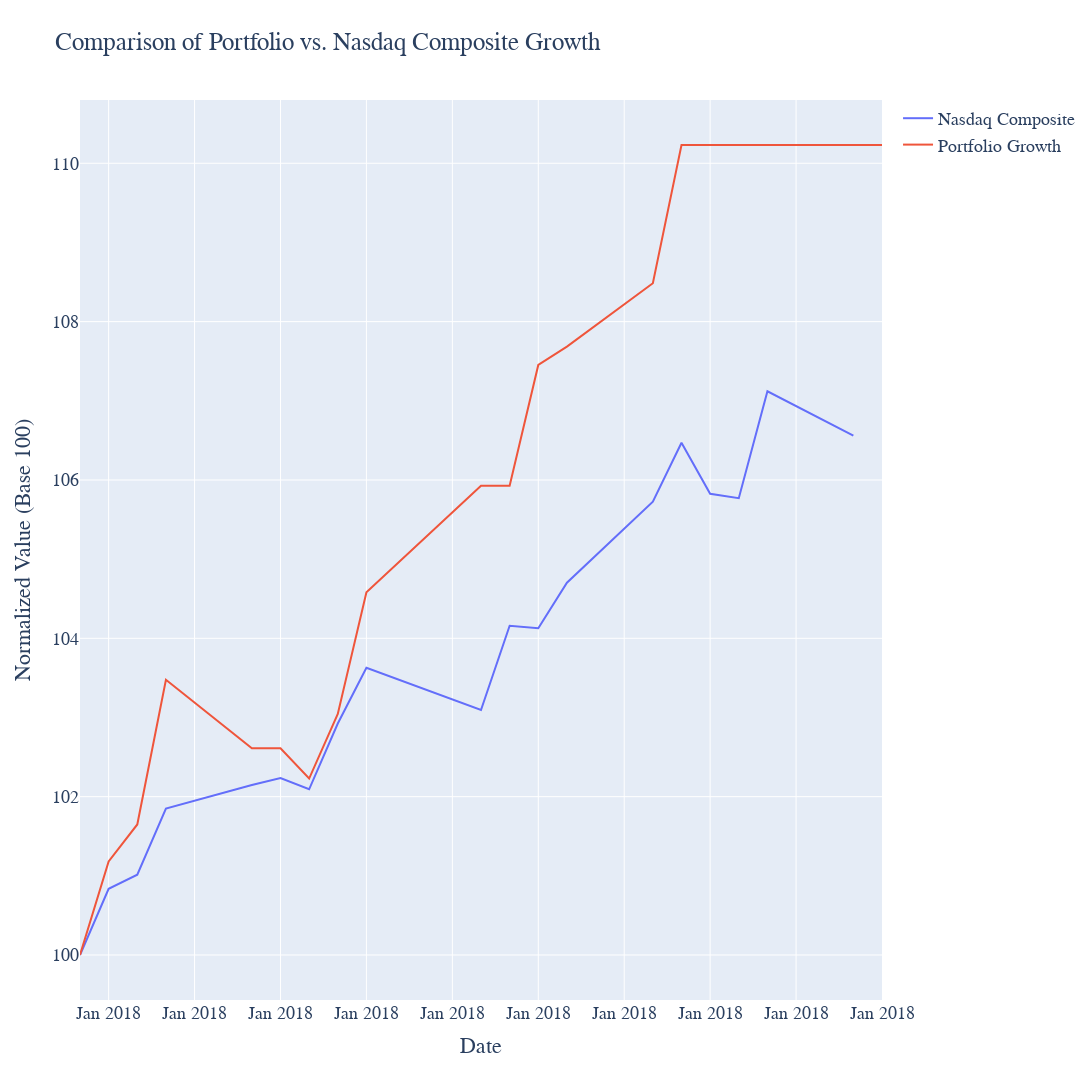

The code cell stored with this chart in its notebook:
### Code cell
ML_daily_returns = ML_portfolio_streamed.pct_change()
ML_cumulative_returns = (1 + ML_daily_returns).cumprod()

ML_cumulative_returns.iloc[0] = 1
ML_portfolio_normalized = (ML_cumulative_returns / ML_cumulative_returns.iloc[0]) * 100

Nasdaq_comp = getNasdaq_comp(ML_portfolio_streamed.index[0], ML_portfolio_streamed.index[-1])

fig = go.Figure()

fig.add_trace(go.Scatter(
    x=Nasdaq_comp.index,
    y=Nasdaq_comp['Normalized'],
    mode='lines',
    name='Nasdaq Composite'
))

fig.add_trace(go.Scatter(
    x=ML_cumulative_returns.index,
    y=ML_portfolio_normalized,
    mode='lines',
    name='Portfolio Growth'
))

fig.update_layout(
    title='Comparison of Portfolio vs. Nasdaq Composite Growth',
    xaxis_title='Date',
    yaxis_title='Normalized Value (Base 100)',
    xaxis=dict(
        type='date',
        tickformat='%b %Y',
        tickmode='auto'
    ),
    width=1920,
    height=1080,
    font=dict(
        family="Cambria",
        size=18,
    )
)
fig.show()
#fig.write_html("RBAVsNasdaq.html")
#fig.write_image("RBAVsNasdaq.png", format='png', width=1920, height=1080)

### Figure 1 — Plotly figure (JSON) as saved in the notebook; plotly's stock layout.template omitted (floating-point values rounded to 4 significant figures)
{"data": [{"mode": "lines", "name": "Nasdaq Composite", "type": "scatter", "x": ["2018-01-02T00:00:00.000000000", "2018-01-03T00:00:00.000000000", "2018-01-04T00:00:00.000000000", "2018-01-05T00:00:00.000000000", "2018-01-08T00:00:00.000000000", "2018-01-09T00:00:00.000000000", "2018-01-10T00:00:00.000000000", "2018-01-11T00:00:00.000000000", "2018-01-12T00:00:00.000000000", "2018-01-16T00:00:00.000000000", "2018-01-17T00:00:00.000000000", "2018-01-18T00:00:00.000000000", "2018-01-19T00:00:00.000000000", "2018-01-22T00:00:00.000000000", "2018-01-23T00:00:00.000000000", "2018-01-24T00:00:00.000000000", "2018-01-25T00:00:00.000000000", "2018-01-26T00:00:00.000000000", "2018-01-29T00:00:00.000000000"], "y": [100.0, 100.8, 101.0, 101.9, 102.1, 102.2, 102.1, 102.9, 103.6, 103.1, 104.2, 104.1, 104.7, 105.7, 106.5, 105.8, 105.8, 107.1, 106.6]}, {"mode": "lines", "name": "Portfolio Growth", "type": "scatter", "x": ["2018-01-02T00:00:00.000000000", "2018-01-03T00:00:00.000000000", "2018-01-04T00:00:00.000000000", "2018-01-05T00:00:00.000000000", "2018-01-08T00:00:00.000000000", "2018-01-09T00:00:00.000000000", "2018-01-10T00:00:00.000000000", "2018-01-11T00:00:00.000000000", "2018-01-12T00:00:00.000000000", "2018-01-16T00:00:00.000000000", "2018-01-17T00:00:00.000000000", "2018-01-18T00:00:00.000000000", "2018-01-19T00:00:00.000000000", "2018-01-22T00:00:00.000000000", "2018-01-23T00:00:00.000000000", "2018-01-24T00:00:00.000000000", "2018-01-25T00:00:00.000000000", "2018-01-26T00:00:00.000000000", "2018-01-29T00:00:00.000000000", "2018-01-30T00:00:00.000000000"], "y": [100.0, 101.2, 101.6, 103.5, 102.6, 102.6, 102.2, 103.0, 104.6, 105.9, 105.9, 107.5, 107.7, 108.5, 110.2, 110.2, 110.2, 110.2, 110.2, 110.2]}], "layout": {"font": {"family": "Cambria", "size": 18}, "height": 1080, "title": {"text": "Comparison of Portfolio vs. Nasdaq Composite Growth"}, "width": 1920, "xaxis": {"tickformat": "%b %Y", "tickmode": "auto", "title": {"text": "Date"}, "type": "date"}, "yaxis": {"title": {"text": "Normalized Value (Base 100)"}}}}
